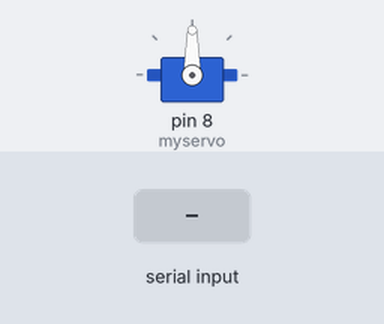
Bench run of a sketch on a simulated Arduino Uno, built with avr-gcc and run on an emulated ATmega328P. On the bench: servo. Inputs (shaded band) come from the test bench.

Above: at 1.2 s.
1.3 s: "L" received over Serial
At 2.5 s:
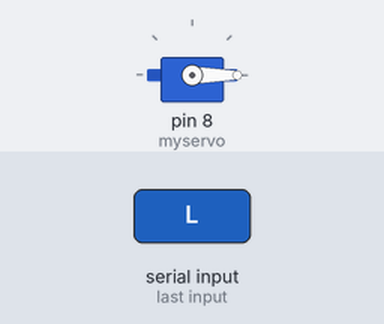
2.8 s: "R" received over Serial
At 3.7 s:
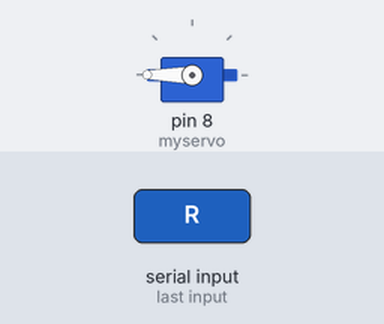
Timing chart, 0 to 5.8 s (numbered marks = the images above; inputs shaded):
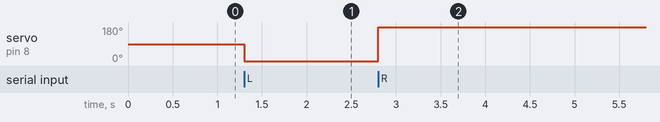

Measured:
- after the input at 1.3 s, servo on pin 8 (myservo): 90° → 0° at once
- after the input at 2.8 s, servo on pin 8 (myservo): 0° → 180° at once

The sketch:

servo_izq-der.ino
```cpp
#include <Servo.h>

Servo myservo;

void setup() {
  myservo.attach(8);
  Serial.begin(9600);
}

void loop() {
  if (Serial.available() > 0) {
    char command = Serial.read();
    if (command == 'L') {
      myservo.write(0);
    } else if (command == 'R') {
      myservo.write(180);
    }
  }
}
```
